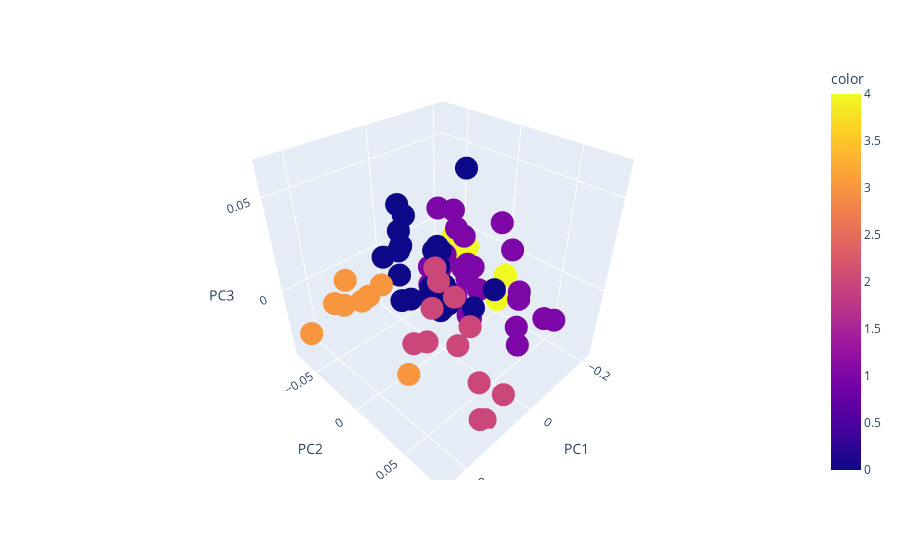

Notebook source saved alongside this figure:
### Code cell
px.scatter_3d(results.iloc[:,:3], x="PC1", y="PC2", z="PC3", color=labels)
